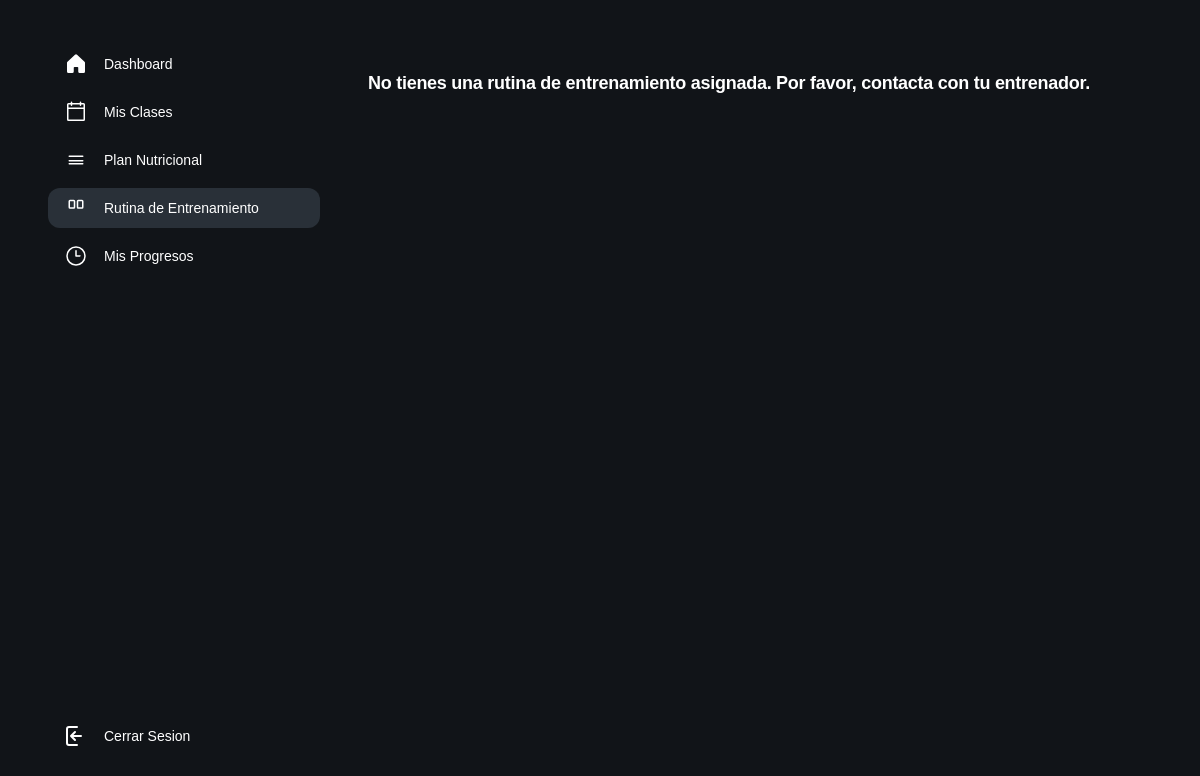
/index.php?controlador=rutina&action=home (signed in), run on an earlier commit of the app's database.
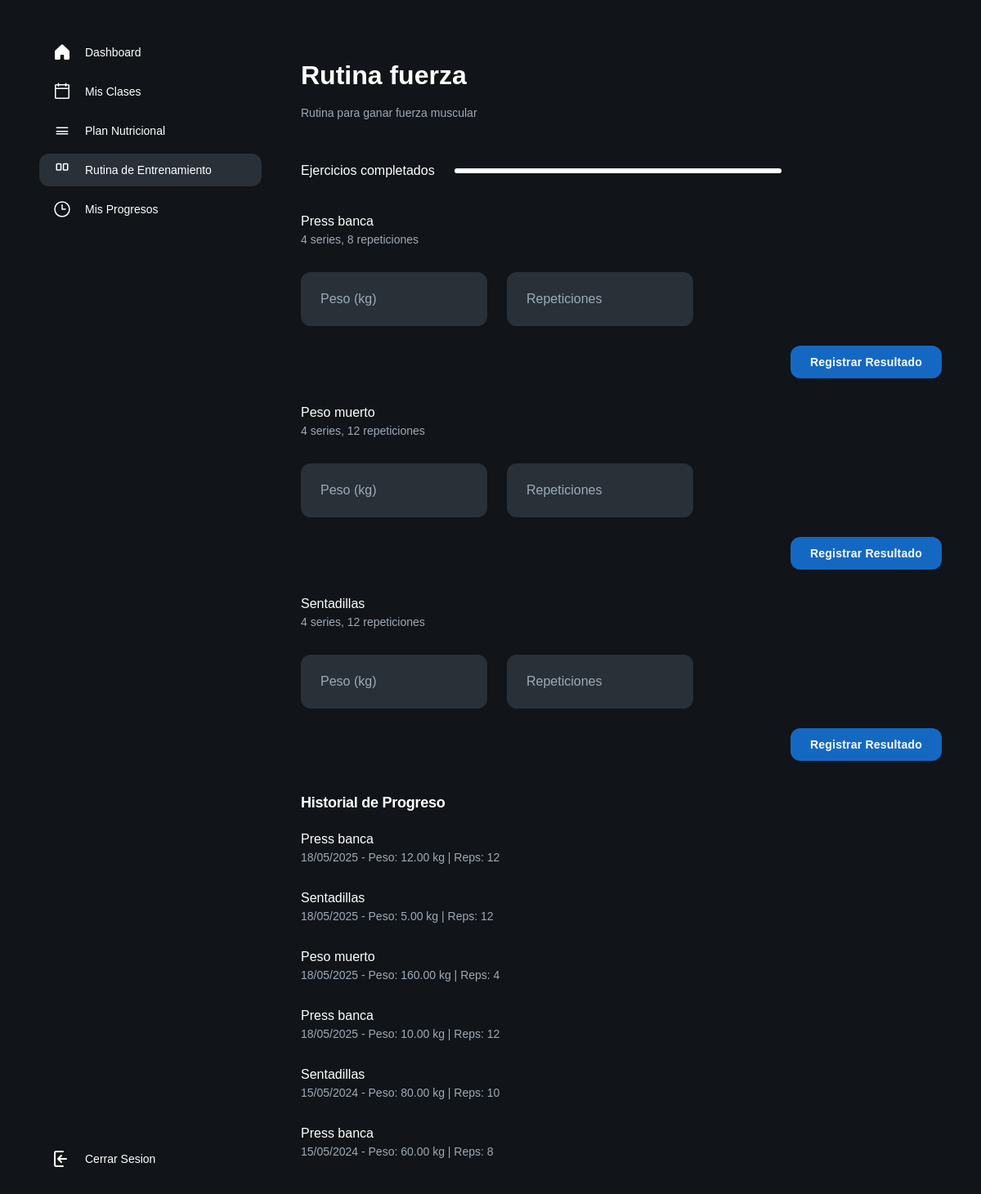
And on a later commit of the database.
### tables this page shows
CREATE TABLE `rutinas` (
  `id` int(11) NOT NULL,
  `usuario_id` int(11) DEFAULT NULL,
  `nombre` varchar(100) DEFAULT NULL,
  `descripcion` text DEFAULT NULL,
  `fecha_inicio` date DEFAULT NULL,
  `fecha_fin` date DEFAULT NULL
);

CREATE TABLE `rutina_ejercicios` (
  `id` int(11) NOT NULL,
  `rutina_id` int(11) DEFAULT NULL,
  `ejercicio_id` int(11) DEFAULT NULL,
  `series` int(11) DEFAULT NULL,
  `repeticiones` int(11) DEFAULT NULL,
  `dia_semana` enum('Lunes','Martes','Miércoles','Jueves','Viernes','Sábado','Domingo') DEFAULT NULL
);

CREATE TABLE `ejercicios` (
  `id` int(11) NOT NULL,
  `nombre` varchar(100) DEFAULT NULL,
  `descripcion` text DEFAULT NULL,
  `grupo_muscular` varchar(100) DEFAULT NULL,
  `equipo_necesario` varchar(100) DEFAULT NULL
);

CREATE TABLE `progreso_ejercicios` (
  `id` int(11) NOT NULL,
  `rutina_id` int(11) NOT NULL,
  `ejercicio_id` int(11) NOT NULL,
  `peso` decimal(5,2) NOT NULL,
  `repeticiones` int(11) NOT NULL,
  `fecha` datetime NOT NULL DEFAULT current_timestamp()
);

### model/conectar.php (called while the page is built)
<?php
class Conectar{
    public static function conexion(){
        try {
            $conexion=new mysqli("127.0.0.1","root","","gimnasio_db");
        } catch (Exception $e) {
            die('Error:'.$e->getMessage());
        }
        return $conexion;
    }
}
?>

### model/gimnasio_model.php (called while the page is built, shortened)
<?php
require_once 'conectar.php';
class Gimnasio_model {
    public $db;
    public function __construct() {
        $this->db = Conectar::conexion();
    }
    public function get_ejercicios_by_rutina($rutina_id) {
        $sql = "SELECT e.*, re.series, re.repeticiones, re.dia_semana
                FROM ejercicios e
                INNER JOIN rutina_ejercicios re ON e.id = re.ejercicio_id
                WHERE re.rutina_id = ?
                ORDER BY
                    CASE re.dia_semana
                        WHEN 'Lunes' THEN 1
                        WHEN 'Martes' THEN 2
                        WHEN 'Miércoles' THEN 3
                        WHEN 'Jueves' THEN 4
                        WHEN 'Viernes' THEN 5
                        WHEN 'Sábado' THEN 6
                        WHEN 'Domingo' THEN 7
                    END";
        $stmt = $this->db->prepare($sql);
        $stmt->bind_param("i", $rutina_id);
        $stmt->execute();
        $resultado = $stmt->get_result();
        $ejercicios = array();
        while($row = $resultado->fetch_assoc()) {
            $ejercicios[] = $row;
        }
        return $ejercicios;
    }
    public function get_rutina_by_usuario($nombre_usuario) {
        $sql = "SELECT r.* FROM rutinas r
                INNER JOIN usuarios u ON r.usuario_id = u.id_usuario
                WHERE u.nombre = ?";
        $stmt = $this->db->prepare($sql);
        $stmt->bind_param("s", $nombre_usuario);
        $stmt->execute();
        return $stmt->get_result()->fetch_assoc();
    }
    public function get_progreso_rutina($rutina_id) {
        $sql = "SELECT e.nombre, p.peso, p.repeticiones, p.fecha
                FROM progreso_ejercicios p
                INNER JOIN ejercicios e ON p.ejercicio_id = e.id
                WHERE p.rutina_id = ?
                ORDER BY p.fecha DESC";
        $stmt = $this->db->prepare($sql);
        $stmt->bind_param("i", $rutina_id);
        $stmt->execute();
        $resultado = $stmt->get_result();
        $progreso = array();
        while($row = $resultado->fetch_assoc()) {
            $progreso[] = $row;
        }
        return $progreso;
    }
}
?>

### view/rutina_entreno_view.php (the view, shortened to what the changed rows need)
<html>
  <head>
    <script src="https://cdn.tailwindcss.com?plugins=forms,container-queries"></script>
  </head>
  <body>
    <div class="relative flex size-full min-h-screen flex-col bg-[#111418] dark group/design-root overflow-x-hidden" style='font-family: Lexend, "Noto Sans", sans-serif;'>
      <div class="layout-container flex h-full grow flex-col">
        <div class="gap-1 px-6 flex flex-1 justify-center py-5">
          <div class="layout-content-container flex flex-col max-w-[960px] flex-1 ml-[320px]">
            <?php if (!isset($rutina) || !$rutina): ?>
              <div class="text-white text-lg font-bold leading-tight tracking-[-0.015em] px-4 pb-2 pt-4">
                No tienes una rutina de entrenamiento asignada. Por favor, contacta con tu entrenador.
              </div>
            <?php else: ?>
              <div class="flex flex-wrap justify-between gap-3 p-4">
                <div class="flex min-w-72 flex-col gap-3">
                  <p class="text-white tracking-light text-[32px] font-bold leading-tight"><?php echo htmlspecialchars($rutina['nombre']); ?></p>
                  <p class="text-[#9daab8] text-sm font-normal leading-normal"><?php echo htmlspecialchars($rutina['descripcion']); ?></p>
                </div>
              </div>
              <?php
              $total_ejercicios = count($ejercicios);
              $ejercicios_completados = 0;
              foreach ($progreso as $registro) {
                $ejercicios_completados++;
              }
              $porcentaje_progreso = ($total_ejercicios > 0) ? ($ejercicios_completados / $total_ejercicios) * 100 : 0;
              ?>
              <div class="flex flex-col gap-3 p-4">
                <div class="flex items-center gap-4">
                  <p class="text-white text-base font-medium leading-normal">Ejercicios completados</p>
                  <div class="rounded bg-[#3c4753] h-1.5 w-[200px]">
                    <div class="h-1.5 rounded bg-white transition-all duration-300" style="width: <?php echo $porcentaje_progreso; ?>%;"></div>
                  </div>
                </div>
              </div>
              <?php foreach ($ejercicios as $ejercicio): ?>
                <div class="flex items-center gap-4 bg-[#111418] px-4 min-h-[72px] py-2">
                  <div class="flex flex-col justify-center">
                    <p class="text-white text-base font-medium leading-normal line-clamp-1"><?php echo htmlspecialchars($ejercicio['nombre']); ?></p>
                    <p class="text-[#9daab8] text-sm font-normal leading-normal line-clamp-2">
                      <?php echo $ejercicio['series']; ?> series, <?php echo $ejercicio['repeticiones']; ?> repeticiones
                    </p>
                  </div>
                </div>
                <form action="index.php?controlador=rutina&action=registrar_progreso" method="POST" class="flex flex-col gap-4 px-4 py-3">
                  <div class="flex max-w-[480px] flex-wrap items-end gap-4">
                    <label class="flex flex-col min-w-40 flex-1">
                      <input
                        type="number"
                        name="peso"
                        placeholder="Peso (kg)"
                        required
                        class="form-input flex w-full min-w-0 flex-1 resize-none overflow-hidden rounded-xl text-white focus:outline-0 focus:ring-0 border-none bg-[#293038] focus:border-none h-14 placeholder:text-[#9daab8] p-4 text-base font-normal leading-normal"
                      />
                    </label>
                    <label class="flex flex-col min-w-40 flex-1">
                      <input
                        type="number"
                        name="repeticiones"
                        placeholder="Repeticiones"
                        required
                        class="form-input flex w-full min-w-0 flex-1 resize-none overflow-hidden rounded-xl text-white focus:outline-0 focus:ring-0 border-none bg-[#293038] focus:border-none h-14 placeholder:text-[#9daab8] p-4 text-base font-normal leading-normal"
                      />
                    </label>
                  </div>
                  <div class="flex justify-end">
                    <button type="submit" class="flex min-w-[84px] max-w-[480px] cursor-pointer items-center justify-center overflow-hidden rounded-xl h-10 px-4 bg-[#1568c1] text-white text-sm font-bold leading-normal tracking-[0.015em]">
                      <span class="truncate">Registrar Resultado</span>
                    </button>
                  </div>
                </form>
              <?php endforeach; ?>
              <?php if (!empty($progreso)): ?>
                <h3 class="text-white text-lg font-bold leading-tight tracking-[-0.015em] px-4 pb-2 pt-4">Historial de Progreso</h3>
                <?php foreach ($progreso as $registro): ?>
                  <div class="flex items-center gap-4 bg-[#111418] px-4 min-h-[72px] py-2">
                    <div class="flex flex-col justify-center">
                      <p class="text-white text-base font-medium leading-normal line-clamp-1"><?php echo htmlspecialchars($registro['nombre']); ?></p>
                      <p class="text-[#9daab8] text-sm font-normal leading-normal line-clamp-2">
                        <?php echo date('d/m/Y', strtotime($registro['fecha'])); ?> -
                        Peso: <?php echo $registro['peso']; ?> kg |
                        Reps: <?php echo $registro['repeticiones']; ?>
                      </p>
                    </div>
                  </div>
                <?php endforeach; ?>
              <?php endif; ?>
            <?php endif; ?>
          </div>
        </div>
      </div>
    </div>
  </body>
</html>

What changed in the data, as far as the page shows it:
now on this page (row edited): rutinas: nombre "Rutina fuerza", descripcion "Rutina para ganar fuerza muscular"
now on this page (row unchanged): rutina_ejercicios: ejercicio.nombre "Press banca", series "4", repeticiones "8"
added rutina_ejercicios: ejercicio.nombre "Peso muerto", series "4", repeticiones "12"
added rutina_ejercicios: ejercicio.nombre "Sentadillas", series "4", repeticiones "12"
added progreso_ejercicios: ejercicio.nombre "Press banca", fecha "18/05/2025", peso "12.00", repeticiones "12"
added progreso_ejercicios: ejercicio.nombre "Sentadillas", fecha "18/05/2025", peso "5.00", repeticiones "12"
added progreso_ejercicios: ejercicio.nombre "Peso muerto", fecha "18/05/2025", peso "160.00", repeticiones "4"
added progreso_ejercicios: ejercicio.nombre "Press banca", fecha "18/05/2025", peso "10.00", repeticiones "12"
added progreso_ejercicios: ejercicio.nombre "Sentadillas", fecha "15/05/2024", peso "80.00", repeticiones "10"
added progreso_ejercicios: ejercicio.nombre "Press banca", fecha "15/05/2024", peso "60.00", repeticiones "8"
Also different on the page:
text no longer shown: "No tienes una rutina de entrenamiento asignada. Por favor, contacta con tu entrenador."
text now shown: "Ejercicios completados Historial de Progreso"
